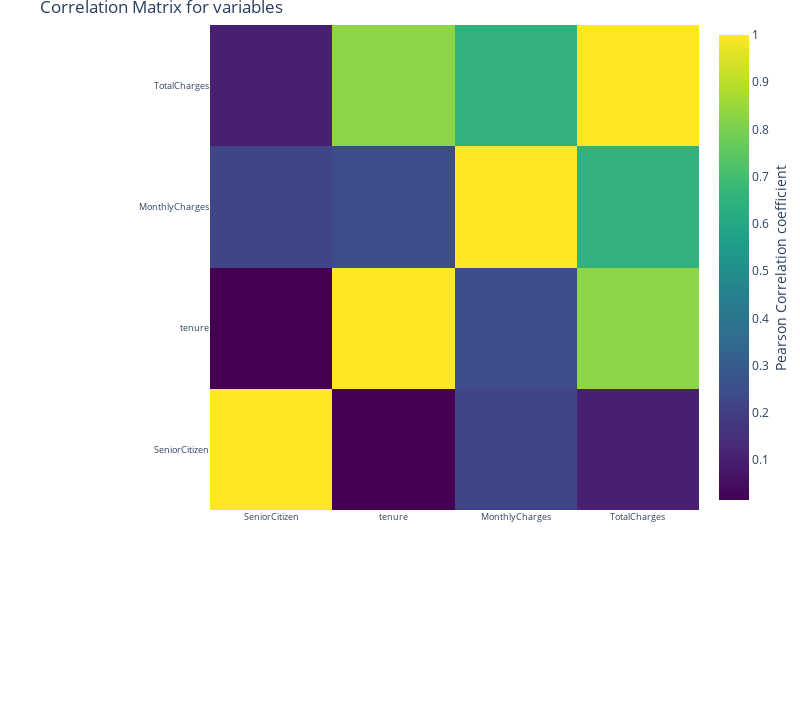

The cell this chart's notebook holds for it:
### Markdown cell above
## correlation

### Code cell
import plotly.graph_objs as go
import plotly.offline as py#visualization
py.init_notebook_mode(connected=True)#visualization
#correlation
correlation = df.corr()
#tick labels
matrix_cols = correlation.columns.tolist()
#convert to array
corr_array  = np.array(correlation)

#Plotting
trace = go.Heatmap(z = corr_array,
                   x = matrix_cols,
                   y = matrix_cols,
                   colorscale = "Viridis",
                   colorbar   = dict(title = "Pearson Correlation coefficient",
                                     titleside = "right"
                                    ) ,
                  )

layout = go.Layout(dict(title = "Correlation Matrix for variables",
                        autosize = False,
                        height  = 720,
                        width   = 800,
                        margin  = dict(r = 0 ,l = 210,
                                       t = 25,b = 210,
                                      ),
                        yaxis   = dict(tickfont = dict(size = 9)),
                        xaxis   = dict(tickfont = dict(size = 9))
                       )
                  )

data = [trace]
fig = go.Figure(data=data,layout=layout)
py.iplot(fig)

### Figure 1 — Plotly figure (JSON) as saved in the notebook; plotly's stock layout.template omitted (floating-point values rounded to 4 significant figures)
{"data": [{"colorbar": {"title": {"side": "right", "text": "Pearson Correlation coefficient"}}, "colorscale": [[0, "#440154"], [0.1111, "#482878"], [0.2222, "#3e4989"], [0.3333, "#31688e"], [0.4444, "#26828e"], [0.5556, "#1f9e89"], [0.6667, "#35b779"], [0.7778, "#6ece58"], [0.8889, "#b5de2b"], [1, "#fde725"]], "type": "heatmap", "x": ["SeniorCitizen", "tenure", "MonthlyCharges", "TotalCharges"], "y": ["SeniorCitizen", "tenure", "MonthlyCharges", "TotalCharges"], "z": [[1, 0.01568, 0.2199, 0.1024], [0.01568, 1, 0.2469, 0.8259], [0.2199, 0.2469, 1, 0.6511], [0.1024, 0.8259, 0.6511, 1]]}], "layout": {"autosize": false, "height": 720, "margin": {"b": 210, "l": 210, "r": 0, "t": 25}, "title": {"text": "Correlation Matrix for variables"}, "width": 800, "xaxis": {"tickfont": {"size": 9}}, "yaxis": {"tickfont": {"size": 9}}}}
